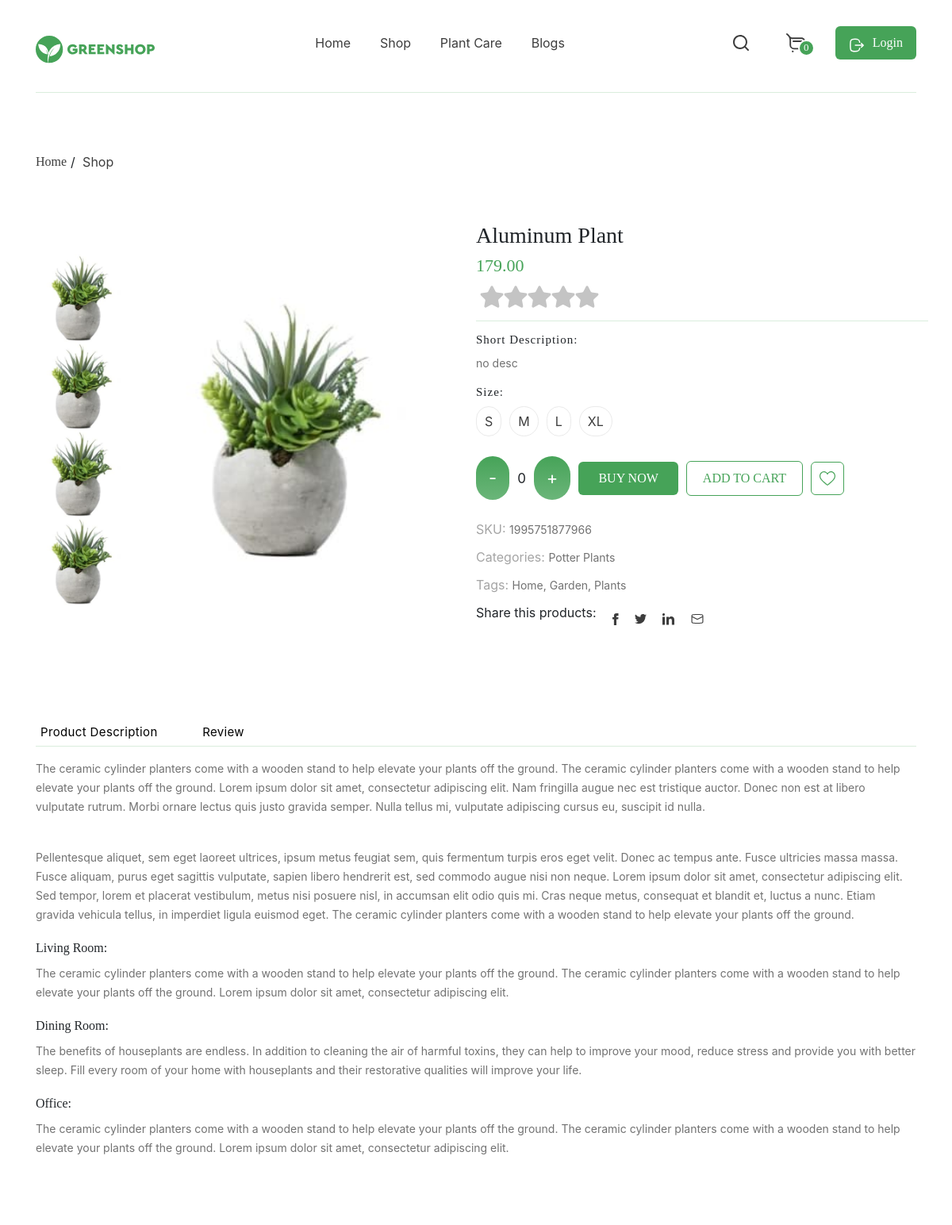
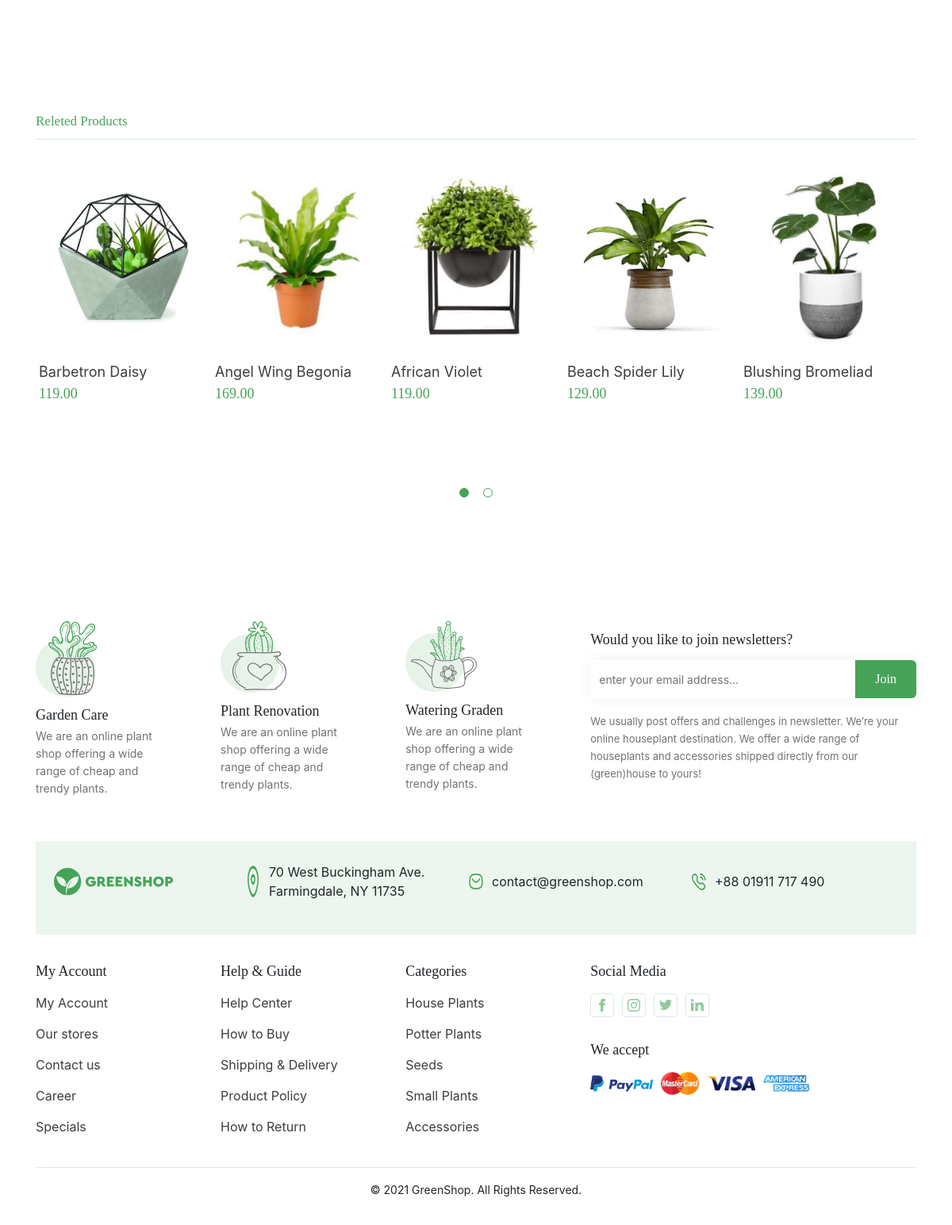
/ru/Aluminum_Plant/, run on the app's committed database (2 pictures, top to bottom).
### store/models.py (models this page shows, shortened)
class Flowers(models.Model):
    title = models.TextField("Название", max_length=250, blank=True)
    price = models.CharField("Цена", max_length=50, blank=True)
    img = models.ImageField("Изоброжения", upload_to="flowers/")
    description = models.TextField("Описание", max_length=500, blank=True)
    url = models.SlugField(max_length=130, unique=True)
    category = models.ForeignKey(
        Category, verbose_name="Категория", on_delete=models.SET_NULL, null=True
    )
    def get_review(self):
        return self.reviews_set.filter(parent__isnull=True)
    def get_absolute_url(self):
        return reverse("flowers_detail", kwargs={"slug": self.url})
    class Meta:
        verbose_name = 'Растения'
        verbose_name_plural = 'Растения'

### store/views.py (the view)
# urls.py: path("<slug:slug>/", views.FlowersDetailView.as_view(), name='flowers_detail'),
class FlowersDetailView(Slider, DetailView):
    model = Flowers
    slug_field = "url"
    def get_context_data(self, **kwargs):
        context = super().get_context_data(**kwargs)
        context["star_form"] = RatingForm()
        return context

### store/forms.py
class RatingForm(forms.ModelForm):
    star = forms.ModelChoiceField(
        queryset=RatingStar.objects.all(), widget=forms.RadioSelect(), empty_label=None
    )
    class Meta:
        model = Rating
        fields = ("star",)

### store/models.py (called while the page is built)
    def __str__(self):
        return f'{self.value}'

### store/views.py (called while the page is built)
    def get_flowers(self):
        return Flowers.objects.all()

### templates/store/flowers_detail.html (shortened to what this page needs)
{% extends 'base.html' %}
{% load static  %}
{% block content %}
<section class="product-view">
    <div class="container">
        <div class="product-view__inner">
            <div class="breadcrumbs">
                <ul class="breadcrumbs__list">
                    <li class="breadcrumbs__list-item">
                        <a href="{% url 'home' %}">Home</a>
                    </li>
                    <li class="breadcrumbs__list-item">
                        <a href="#">Shop</a>
                    </li>
                </ul>
            </div>
            <div class="product-view__wrapper">
                <div class="product-view__img">
                    <div class="product-view__vertical-bar">
                        <a href="#">
                            <img src="{{ flowers.img.url }}" alt="" class="product-view__img-mini">
                        </a>
                        <a href="#">
                            <img src="{{ flowers.img.url }}" alt="" class="product-view__img-mini">
                        </a>
                        <a href="#">
                            <img src="{{ flowers.img.url }}" alt="" class="product-view__img-mini">
                        </a>
                        <a href="#">
                            <img src="{{ flowers.img.url }}" alt="" class="product-view__img-mini">
                        </a>
                    </div>
                    <img src="{{ flowers.img.url }}" alt="" class="product-view__img-main">
                </div>
                <div class="product-view__info">
                    <div class="product-view__info-main">
                        <h2 class="product-view__title">{{ flowers.title }}</h2>
                        <p class="product-view__price">{{ flowers.price }}</p>
                        <form action="{% url 'add_rating' %}" method="post" name="rating">
                            <span class="rating">
                                {% for k, v in star_form.fields.star.choices %}
                                    <label for="rating{{ v }}">{{ k }}</label>
                                {% endfor %}
                            </span>
                        </form>
                    </div>
                    <div class="product-view__info-description">
                        <h3 class="product-view__info-title">Short Description:</h3>
                        <p class="product-view__text">
                           {{ flowers.description }}
                        </p>
                        <h3 class="product-view__info-title">Size:</h3>
                        <ul class="product-view__list size-list">
                            <li class="product-view__item">
                                <a href="#" class="product-view__link">S</a>
                            </li>
                            <li class="product-view__item">
                                <a href="#" class="product-view__link">M</a>
                            </li>
                            <li class="product-view__item">
                                <a href="#" class="product-view__link">L</a>
                            </li>
                            <li class="product-view__item">
                                <a href="#" class="product-view__link">XL</a>
                            </li>
                        </ul>
                        <div class="product-view__buy">
                            <div href="" class="product-view__add-minus">
                                <button class="js-clear-btn">-</button>
                            </div>
                            <div class="product-view__counter"></div>
                            <div href="" class="product-view__add-minus">
                                <button class="js-inc-btn">+</button>
                            </div>
                            <a href="#" class="product-view__buy-button button">Buy NOW</a>
                            <a href="#" class="product-view__buy-button button-invert">Add to cart</a>
                            <a href="#" class="product-view__buy-button button-invert icon-button">
                                <img src="{% static 'images/greenHeart.svg' %}" alt="">
                            </a>
                        </div>
                        <div class="product-view__characteristics">
                            <p class="product-view__characteristics-text">
                                SKU: <span class="product-view__text">1995751877966</span>
                            </p>
                            <p class="product-view__characteristics-text">
                                Categories: <span class="product-view__text">Potter Plants</span>
                            </p>
                            <p class="product-view__characteristics-text">
                                Tags: <span class="product-view__text">Home, Garden, Plants</span>
                            </p>
                        </div>
                        <ul class="product-view__list social-list">
                            <li class="product-view__item">
                               <p class="product-view__titile">Share this products:</p>
                            </li>
                            <li class="product-view__item">
                                <a href="#" class="product-view__link"><img src="{% static 'images/FacebookDark.svg' %}" alt=""></a>
                            </li>
                            <li class="product-view__item">
                                <a href="#" class="product-view__link"><img src="{% static 'images/TwitterDark.svg' %}" alt=""></a>
                            </li>
                            <li class="product-view__item">
                                <a href="#" class="product-view__link"><img src="{% static 'images/LinkedinDark.svg' %}" alt=""></a>
                            </li>
                            <li class="product-view__item">
                                <a href="#" class="product-view__link"><img src="{% static 'images/MessageMail.svg' %}" alt=""></a>
                            </li>
                        </ul>
                    </div>
                </div>
            </div>
        </div>
    </div>
</section>
<section class="description" id="description" >
    <div class="container">
        <div class="description__inner">
            <ul class="sort-type__list">
                <li class="sort-type__list-item">
                    <button  type="button" onmousedown="openDiv()" class="sort-type__list-link">
                        Product Description
                    </button>
                </li>
                <li class="sort-type__list-item">
                    <button  type="button" onmousedown="viewDiv()" class="sort-type__list-link">
                        Review
                    </button>
                </li>
            </ul>
            <div class="description__wrapper" id="description__wrapper">
                <p class="description__text">
                    The ceramic cylinder planters come with a wooden stand to help elevate your plants off the ground. The ceramic cylinder planters come with a wooden stand to help elevate your plants off the ground. Lorem ipsum dolor sit amet, consectetur adipiscing elit. Nam fringilla augue nec est tristique auctor. Donec non est at libero vulputate rutrum. Morbi ornare lectus quis justo gravida semper. Nulla tellus mi, vulputate adipiscing cursus eu, suscipit id nulla.
                </p>
                <br>
                <p class="description__text">
                    Pellentesque aliquet, sem eget laoreet ultrices, ipsum metus feugiat sem, quis fermentum turpis eros eget velit. Donec ac tempus ante. Fusce ultricies massa massa. Fusce aliquam, purus eget sagittis vulputate, sapien libero hendrerit est, sed commodo augue nisi non neque. Lorem ipsum dolor sit amet, consectetur adipiscing elit. Sed tempor, lorem et placerat vestibulum, metus nisi posuere nisl, in accumsan elit odio quis mi. Cras neque metus, consequat et blandit et, luctus a nunc. Etiam gravida vehicula tellus, in imperdiet ligula euismod eget. The ceramic cylinder planters come with a wooden stand to help elevate your plants off the ground.
                </p>
                <h3 class="description__title">
                    Living Room:
                </h3>
                <p class="description__text">
                    The ceramic cylinder planters come with a wooden stand to help elevate your plants off the ground. The ceramic cylinder planters come with a wooden stand to help elevate your plants off the ground. Lorem ipsum dolor sit amet, consectetur adipiscing elit.
                </p>
                <h3 class="description__title">
                    Dining Room:
                </h3>
                <p class="description__text">
                    The benefits of houseplants are endless. In addition to cleaning the air of harmful toxins, they can help to improve your mood, reduce stress and provide you with better sleep. Fill every room of your home with houseplants and their restorative qualities will improve your life.
                </p>
                <h3 class="description__title">
                    Office:
                </h3>
                <p class="description__text">
                    The ceramic cylinder planters come with a wooden stand to help elevate your plants off the ground. The ceramic cylinder planters come with a wooden stand to help elevate your plants off the ground. Lorem ipsum dolor sit amet, consectetur adipiscing elit.
                </p>
            </div>
        </div>
    </div>
</section>
<section class="recomended-product">
    <div class="container">
        <div class="recomended-product__inner">
            <h3 class="recomended-product__title">Releted Products</h3>
            <div class="recomended-product__wrapper">
                {% for flower in view.get_flowers %}
                <div class="product-item">
                    <a href="{{ flower.get_absolute_url }}" class="product-item__img-wrapper">
                        <img src="{{ flower.img.url }}" alt="Plant" class="product-item__img">
                    </a>
                    <div class="product-item__text">
                        <a href="" class="product-item__text-wrapper">
                            <p class="product-item__title">{{ flower.title }}</p>
                            <p class="product-item__price">
                                {{ flower.price }}
                            </p>
                        </a>
                    </div>
                </div>
                {% endfor %}
            </div>
        </div>
    </div>
</section>
{% endblock content %}

### data on the page
Flowers: img (picture), title "Aluminum Plant", price "179.00", description "no desc"
Flowers: img (picture), title "Barbetron Daisy", price "119.00"
Flowers: img (picture), title "Angel Wing Begonia", price "169.00"
Flowers: img (picture), title "African Violet", price "119.00"
Flowers: img (picture), title "Beach Spider Lily", price "129.00"
Flowers: img (picture), title "Blushing Bromeliad", price "139.00"
